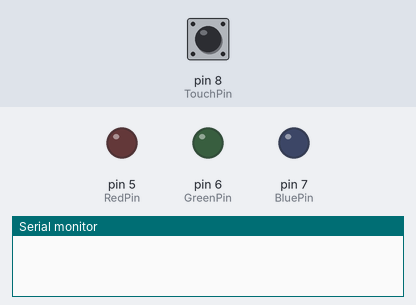
Bench run of a sketch on a simulated Arduino Uno, built with avr-gcc and run on an emulated ATmega328P. On the bench: output pins drawn as LEDs (lit = HIGH), the last lines printed to the serial monitor. The inputs (shaded band) are chosen by the test bench; at power-on: pin 8 (TouchPin) LOW.

Above: at 1.2 s.
1.3 s: pin 8 (TouchPin) pulled HIGH for 0.15 s
At 3.7 s:
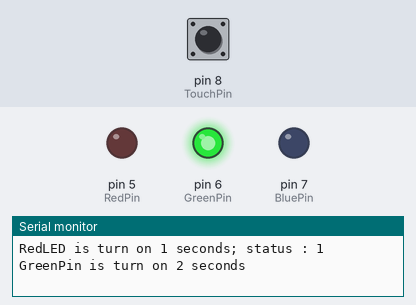
4.4 s: pin 8 (TouchPin) pulled HIGH for 1 s
At 5.3 s:
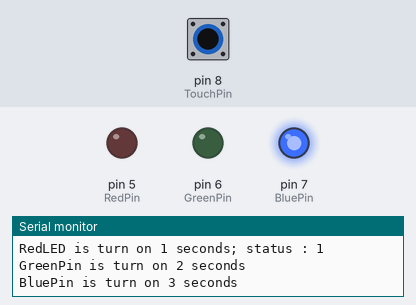
8.4 s: pin 8 (TouchPin) pulled HIGH for 3.2 s
At 9.2 s:
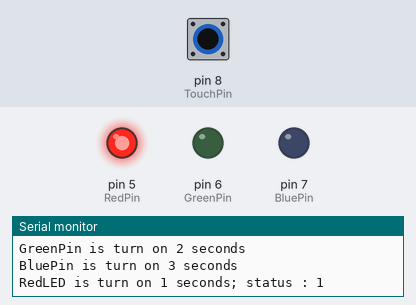
Timing chart, 0 to 15.1 s (numbered marks = the images above; inputs shaded):
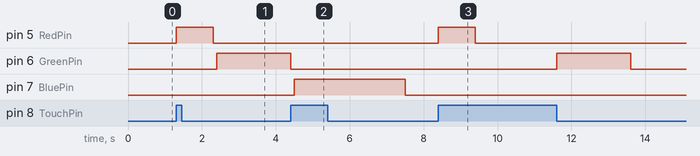

Measured:
- after the input at 1.3 s, pin 5 (RedPin): LOW → HIGH at once, → LOW 1.0 s later; pin 6 (GreenPin): LOW → HIGH after 1.1 s
- after the input at 4.4 s, pin 7 (BluePin): LOW → HIGH after 0.10 s, → LOW 3.0 s later
- after the input at 8.4 s, pin 5 (RedPin): LOW → HIGH at once, → LOW 1.0 s later; pin 6 (GreenPin): LOW → HIGH after 3.2 s, → LOW 2.0 s later

The sketch:

3color_led_switch.ino
```cpp
const int RedPin = 5;
const int GreenPin = 6;
const int BluePin = 7;
const int TouchPin = 8;
int TouchPinStatusOld = 0;
int TouchPinStatusNew;

// the setup function runs once when you press reset or power the board
void setup() {
  Serial.begin(9600);
  // initialize digital pin LED_BUILTIN as an output.
  pinMode(RedPin, OUTPUT);
  pinMode(GreenPin, OUTPUT);
  pinMode(BluePin, OUTPUT);
  pinMode(TouchPin, INPUT);
}

int a = 1;
// the loop function runs over and over again forever
void loop() {

  TouchPinStatusNew = digitalRead(TouchPin);
  if(TouchPinStatusNew != TouchPinStatusOld)
  {
    TouchPinStatusOld = TouchPinStatusNew;
    // 初始化LED
    digitalWrite(RedPin,LOW);
    digitalWrite(GreenPin,LOW);
    digitalWrite(BluePin,LOW);

    switch(a)
    {
      case 1:
        digitalWrite(RedPin,HIGH);
        Serial.print("RedLED is turn on 1 seconds; status : ");
        Serial.println(digitalRead(RedPin));
        delay(1000);
        digitalWrite(RedPin,LOW);
        a++;
        break;
      case 2:
        digitalWrite(GreenPin,HIGH);
        Serial.println("GreenPin is turn on 2 seconds");
        delay(2000);
        digitalWrite(GreenPin,LOW);
        a++;
        break;
      case 3:
        digitalWrite(BluePin,HIGH);
        Serial.println("BluePin is turn on 3 seconds");
        delay(3000);
        digitalWrite(BluePin,LOW);
        a++;
        break;
      default :
        a = 1;
        break;
    }
    delay(100);
  }
}
```
